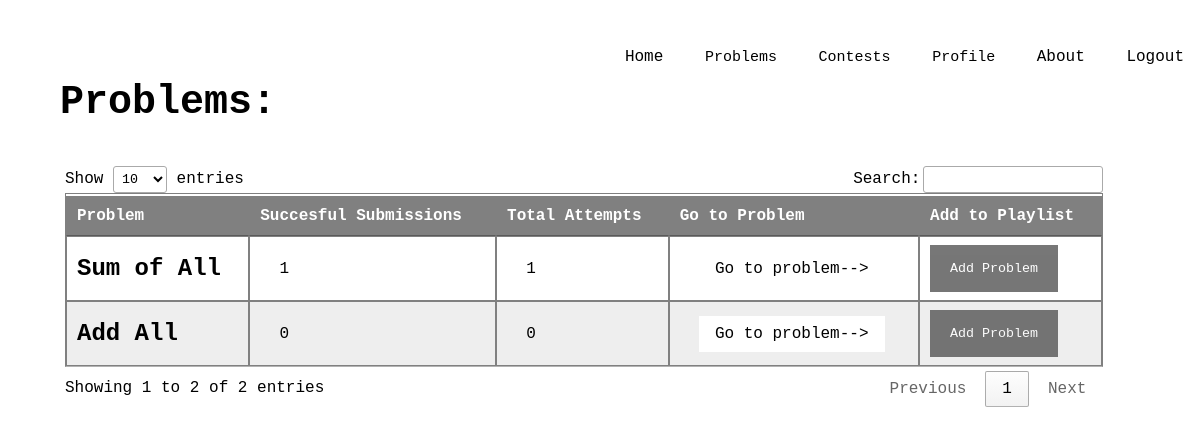
Page /dashboard/problems/ (signed in) on the earlier database version.
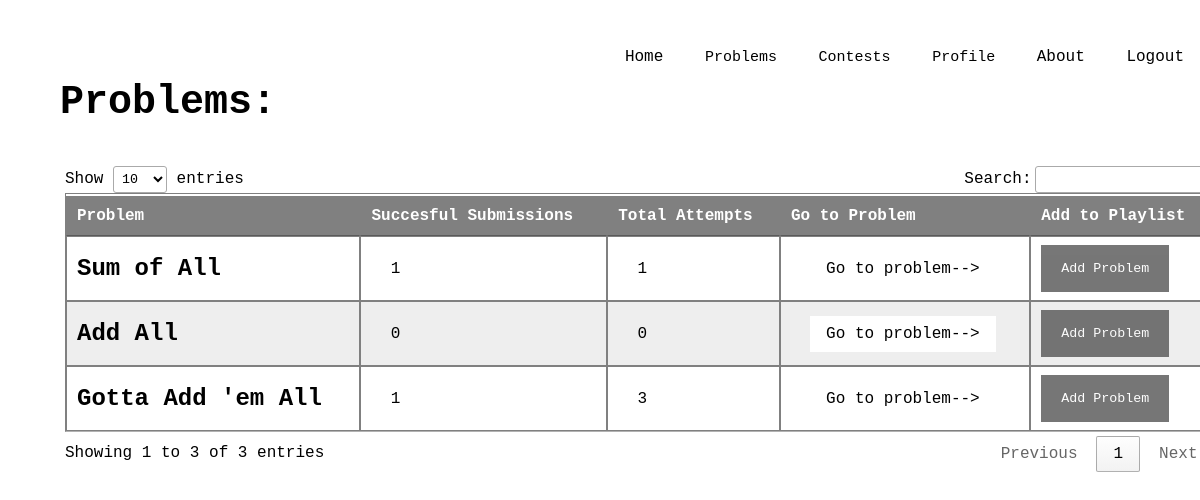
Same page on the later database version.
### problems/models.py (models this page shows)
class Question(models.Model):
    problemCode = models.CharField(max_length=50)
    problemName = models.CharField(max_length=100)
    problemStatement = models.TextField()
    timeLimit = models.FloatField()
    memoryLimit = models.IntegerField()
    marking = models.IntegerField()
    access = models.IntegerField()
    creator = models.CharField(max_length=20)
    editorialist = models.CharField(max_length=20)
    totalAttempts = models.IntegerField()
    successfulAttempts = models.IntegerField()

### problems/views.py (the view)
# urls.py: path('problems/',problemsView,name='problems'),
@login_required
def problemsView(request):
    questions = Question.objects.all()
    allEntriesInUserPlaylist = UserPlaylist.objects.all()
    categories = []
    for entry in allEntriesInUserPlaylist:
        if entry.userId_id == request.user.id:
            categories.append(entry.playlistCategory)
    all_questions = []
    registerLog('INFO','GET',request.user.username,'Problem','ViewProblemList',get_client_ip(request))
    for ques in questions:
        if ques.access == 1 or ques.creator == request.user.username:
            all_questions.append(ques)
    return render(request,'problems.html',{'all_problems':all_questions,'categories':categories})

### OJ/loggingUtils.py (called while the page is built)
def get_client_ip(request):
    x_forwarded_for = request.META.get('HTTP_X_FORWARDED_FOR')
    if x_forwarded_for:
        ip = x_forwarded_for.split(',')[0]
    else:
        ip = request.META.get('REMOTE_ADDR')
    return ip

def registerLog(level, method, username, function, activity, IP):
	log = logging.getLogger('CallOJLogs')
	staticLogInfo = {'clientip': IP, 'user': username}
	if level == "INFO":
		log.info('"'+ method + ' '+ username + ' '+ function +' '+ activity +'"', extra = staticLogInfo)
	elif level == "ERROR":
		log.error('"'+ method + ' '+ username + ' '+ function +' '+ activity +'"', extra = staticLogInfo)
	else:
		log.debug('"'+ method + ' '+ username + ' '+ function +' '+ activity +'"', extra = staticLogInfo)

### templates/problems.html (shortened to what this page needs)
<head>
    {% load static %}
    <link rel="stylesheet" type="text/css" href="http://cdn.datatables.net/1.10.21/css/jquery.dataTables.min.css" />
        <link rel="stylesheet" type="text/css"  href="{% static "css/problems.css" %}">
    </head>
    <body>
        <header>
            <div class="main">
                <ul>
                    <li><a href="/dashboard">Home</a></li>
                    <div class="dropdown">
                        <button class="dropbtn">Problems</button>
                    </div>
                    <div class="dropdown">
                        <button class="dropbtn">Contests</button>
                    </div>
                    <div class="dropdown">
                        <button class="dropbtn">Profile</button>
                    </div>
                    <li><a href="/about/">About</a></li>
                    <li><a href="/logout/">Logout</a></li>
                </ul>
            </div>
        </header>
        <div class ="title">
            <h1> Problems: </h1> <br> <br>
            <div style="width:105%; padding:5px;">
                <table id="t01">
                    <thead>
                        <tr>
                            <th>Problem</th>
                            <th>Succesful Submissions</th>
                            <th>Total Attempts</th>
                            <th>Go to Problem</th>
                            <th>Add to Playlist</th>
                        </tr>
                    </thead>
                    <tbody>
            {% for problem in all_problems %}
                <tr>
                <td><h2>  {{ problem.problemName }} </h2></td>
                <td> &nbsp {{ problem.successfulAttempts }}</td>
                <td> &nbsp  {{ problem.totalAttempts }} </td>
                <td> &nbsp <form action="/dashboard/problems/{{ problem.id }}/"
                    style="display: inline;"
                    method="post">
                    <input type="submit" value="Go to problem-->"/>
                </form></td>
                <td>
                  <button class="open-button" onclick="openForm2('{{ problem.problemCode }}');">Add Problem</button></td>
                </tr>
            {% endfor %}
                </tbody>
              </table>
            </div>
        </div>
    </body>

Differences in the rows shown:
added Question: problemName "Gotta Add 'em All", successfulAttempts "1", totalAttempts "3"
Other differences:
text written by a page script: "Show entries Search: Showing 1 to 2 of 2 entries Previous 1 Next" → "Show entries Search: Showing 1 to 3 of 3 entries Previous 1 Next"
